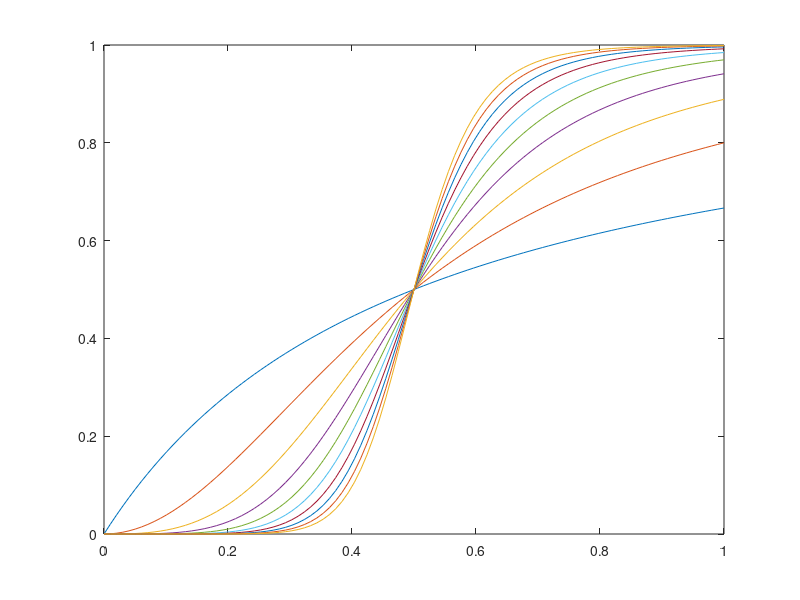

Here is the MATLAB script that generated this plot:
xvec=linspace(0,1,100);
    %number of elements in xvec cannot equal number of values of n or else
    %plot function will plot the columns instead of the rows
    
Y=[];

for n=1:10;
    yvec=xvec.^n./(0.5^n+xvec.^n);
    Y=[Y;yvec];
end

plot (xvec,Y);